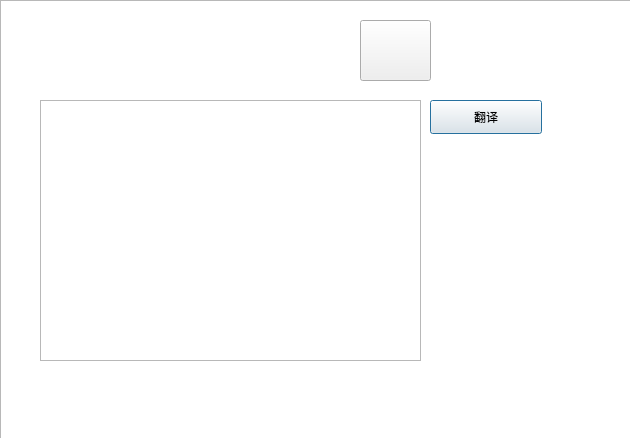
<?xml version="1.0" encoding="UTF-8"?>
<ui version="4.0">
 <class>Dialog</class>
 <widget class="QDialog" name="Dialog">
  <property name="geometry">
   <rect>
    <x>0</x>
    <y>0</y>
    <width>630</width>
    <height>438</height>
   </rect>
  </property>
  <property name="windowTitle">
   <string>Translate</string>
  </property>
  <widget class="QTextEdit" name="te">
   <property name="geometry">
    <rect>
     <x>40</x>
     <y>100</y>
     <width>381</width>
     <height>261</height>
    </rect>
   </property>
  </widget>
  <widget class="QPushButton" name="pb_trans">
   <property name="geometry">
    <rect>
     <x>430</x>
     <y>100</y>
     <width>112</width>
     <height>34</height>
    </rect>
   </property>
   <property name="text">
    <string>翻译</string>
   </property>
  </widget>
  <widget class="QPushButton" name="pb_record">
   <property name="geometry">
    <rect>
     <x>360</x>
     <y>20</y>
     <width>71</width>
     <height>61</height>
    </rect>
   </property>
   <property name="styleSheet">
    <string notr="true">border-image: url(:/newPrefix/record.png) 0 0 0 0 stretch stretch;</string>
   </property>
   <property name="text">
    <string/>
   </property>
  </widget>
  <widget class="QLabel" name="label">
   <property name="geometry">
    <rect>
     <x>50</x>
     <y>40</y>
     <width>261</width>
     <height>21</height>
    </rect>
   </property>
   <property name="text">
    <string/>
   </property>
  </widget>
  <widget class="QGraphicsView" name="graphicsView">
   <property name="geometry">
    <rect>
     <x>0</x>
     <y>0</y>
     <width>941</width>
     <height>601</height>
    </rect>
   </property>
   <property name="styleSheet">
    <string notr="true">border-image: url(:/newPrefix/back.jpg) 0 0 0 0 stretch stretch;</string>
   </property>
  </widget>
  <zorder>graphicsView</zorder>
  <zorder>te</zorder>
  <zorder>pb_trans</zorder>
  <zorder>pb_record</zorder>
  <zorder>label</zorder>
 </widget>
 <resources>
  <include location="resource.qrc"/>
 </resources>
 <connections/>
</ui>
